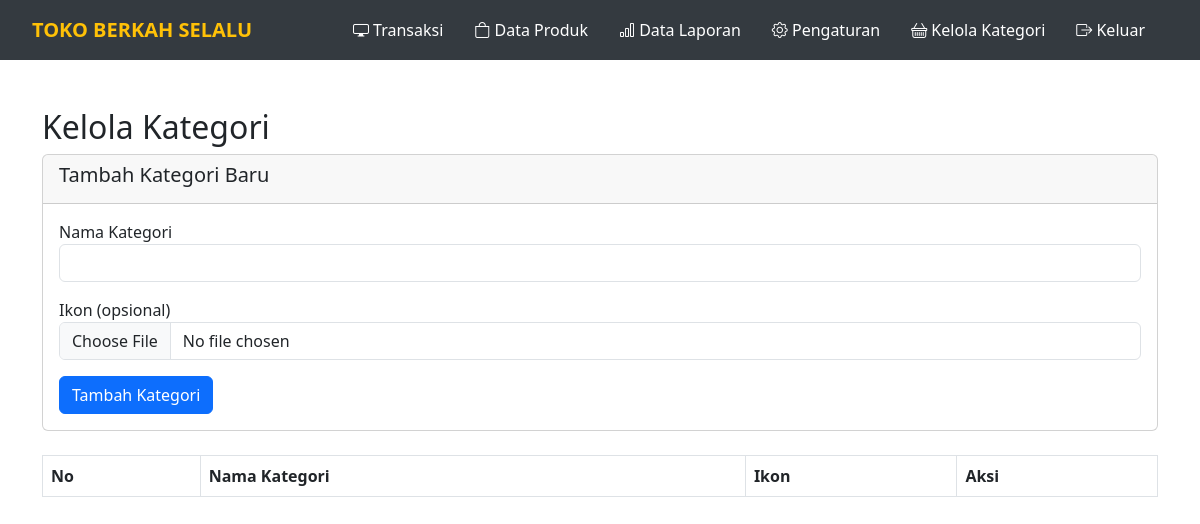
Page /manage_kategori.php on the earlier database version.
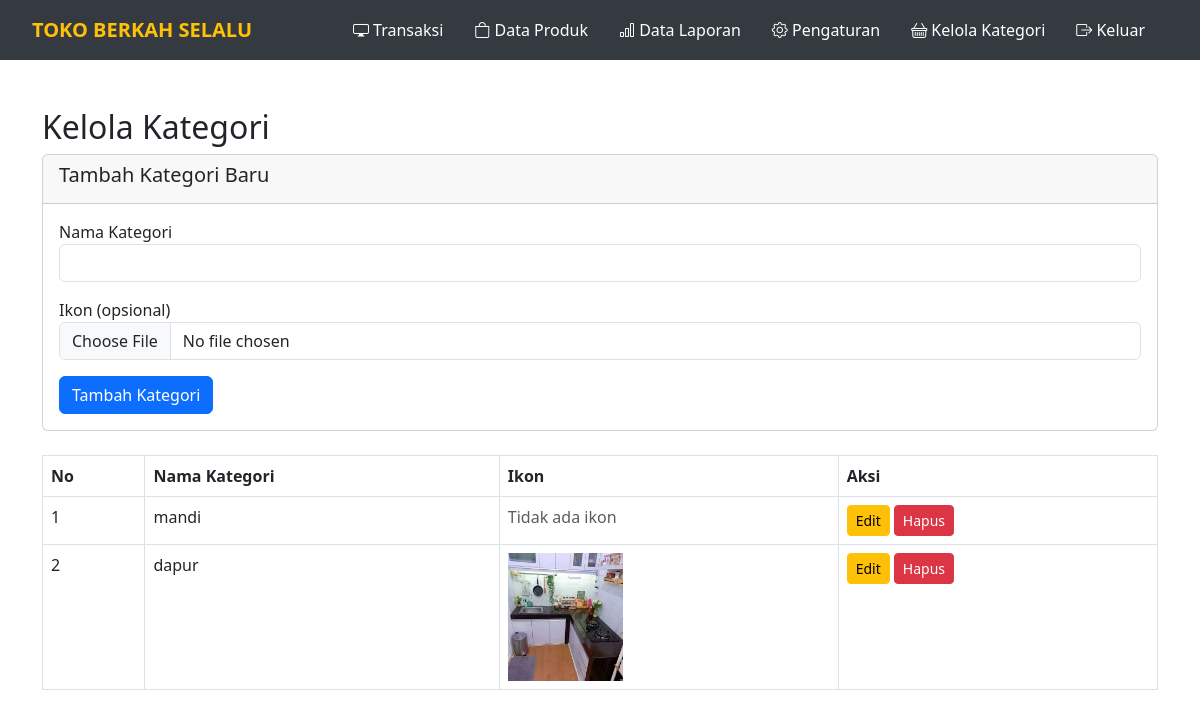
Same page on the later database version.
### tables this page shows
CREATE TABLE `kategori` (
  `id` int(11) NOT NULL,
  `nama_kategori` varchar(50) NOT NULL,
  `ikon` varchar(100) DEFAULT NULL
);

### manage_kategori.php (the view, shortened to what this page needs)
<?php
include 'koneksi.php';
$edit_data = null;
$query = "SELECT * FROM kategori";
$result = mysqli_query($koneksi, $query);
?>
<!DOCTYPE html>
<html lang="id">
<head>
    <link rel="stylesheet" href="https://cdn.jsdelivr.net/npm/bootstrap@5.3.0/dist/css/bootstrap.min.css">
</head>
<body>
    <?php include 'navbar.php'; ?>
    <div class="container mt-5">
        <h2>Kelola Kategori</h2>
        <div class="card mb-4">
            <div class="card-header">
                <h5><?= $edit_data ? 'Edit Kategori' : 'Tambah Kategori Baru' ?></h5>
            </div>
            <div class="card-body">
                <form method="POST" action="" enctype="multipart/form-data">
                    <div class="mb-3">
                        <label>Nama Kategori</label>
                        <input type="text" name="nama_kategori" class="form-control" value="<?= $edit_data ? $edit_data['nama_kategori'] : '' ?>" required>
                    </div>
                    <div class="mb-3">
                        <label>Ikon (opsional)</label>
                        <input type="file" name="ikon" class="form-control">
                    </div>
                    <?php if($edit_data): ?>
                        <button type="submit" name="edit" class="btn btn-success">Simpan Perubahan</button>
                        <a href="manage_kategori.php" class="btn btn-secondary">Batal</a>
                    <?php else: ?>
                        <button type="submit" name="tambah" class="btn btn-primary">Tambah Kategori</button>
                    <?php endif; ?>
                </form>
            </div>
        </div>
        <table class="table table-bordered">
            <thead>
                <tr>
                    <th>No</th>
                    <th>Nama Kategori</th>
                    <th>Ikon</th>
                    <th>Aksi</th>
                </tr>
            </thead>
            <tbody>
                <?php
                $no = 1;
                while ($row = mysqli_fetch_assoc($result)):
                ?>
                <tr>
                    <td><?= $no++ ?></td>
                    <td><?= htmlspecialchars($row['nama_kategori']) ?></td>
                    <td>
                        <?php if($row['ikon'] && file_exists($row['ikon'])): ?>
                            <img src="<?= $row['ikon'] ?>" alt="Icon" style="max-height: 128px; max-width: 128px;">
                        <?php else: ?>
                            <span class="text-muted">Tidak ada ikon</span>
                        <?php endif; ?>
                    </td>
                    <td>
                        <a href="?edit=<?= $row['id'] ?>" class="btn btn-warning btn-sm">Edit</a>
                        <a href="?hapus=<?= $row['id'] ?>" class="btn btn-danger btn-sm"
                           onclick="return confirm('Yakin ingin menghapus kategori ini?')">Hapus</a>
                    </td>
                </tr>
                <?php endwhile; ?>
            </tbody>
        </table>
    </div>
</body>
</html>

Differences in the rows shown:
added kategori: nama_kategori "mandi", ikon "Tidak ada ikon"
added kategori: nama_kategori "dapur", ikon (picture)
